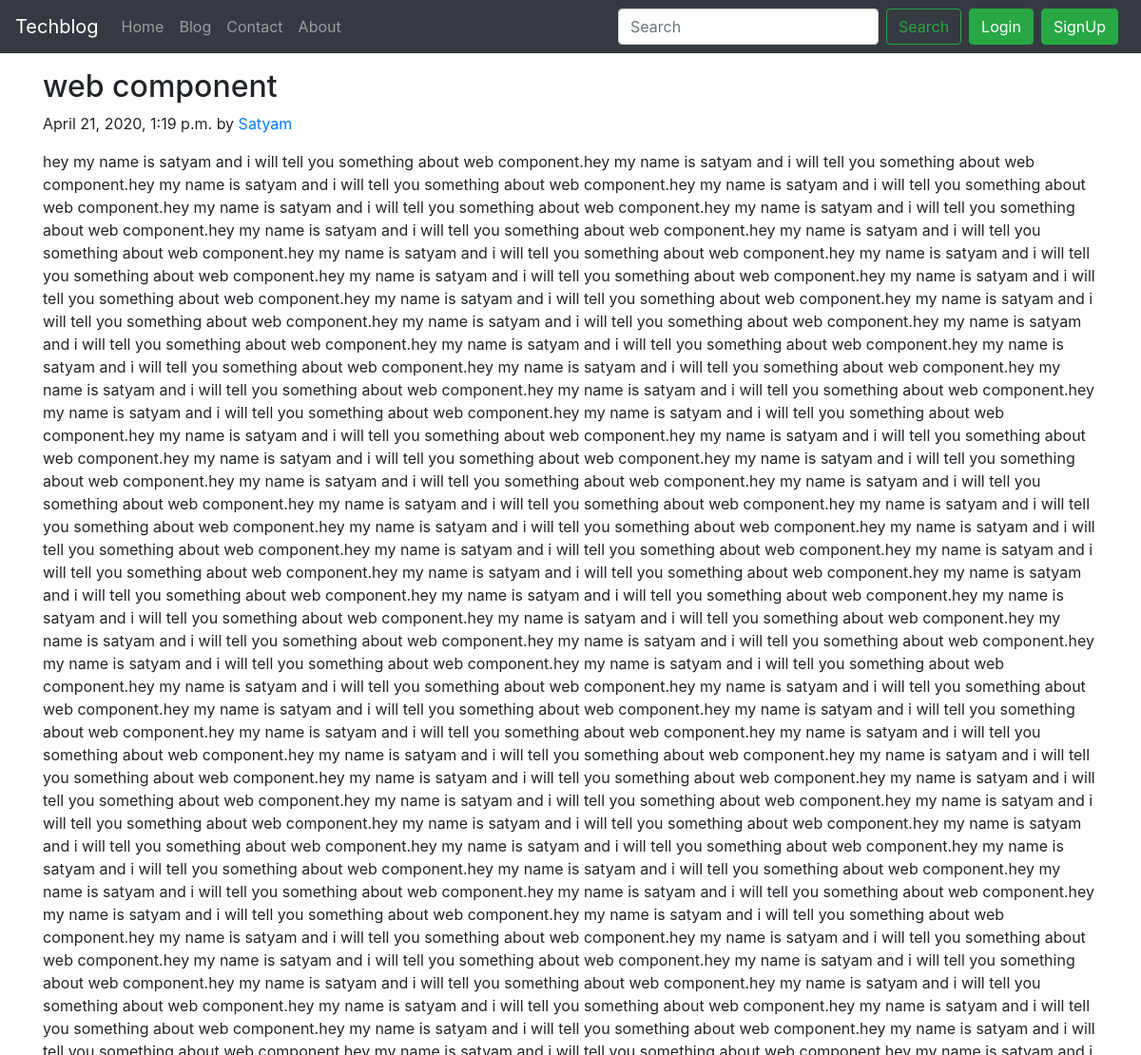
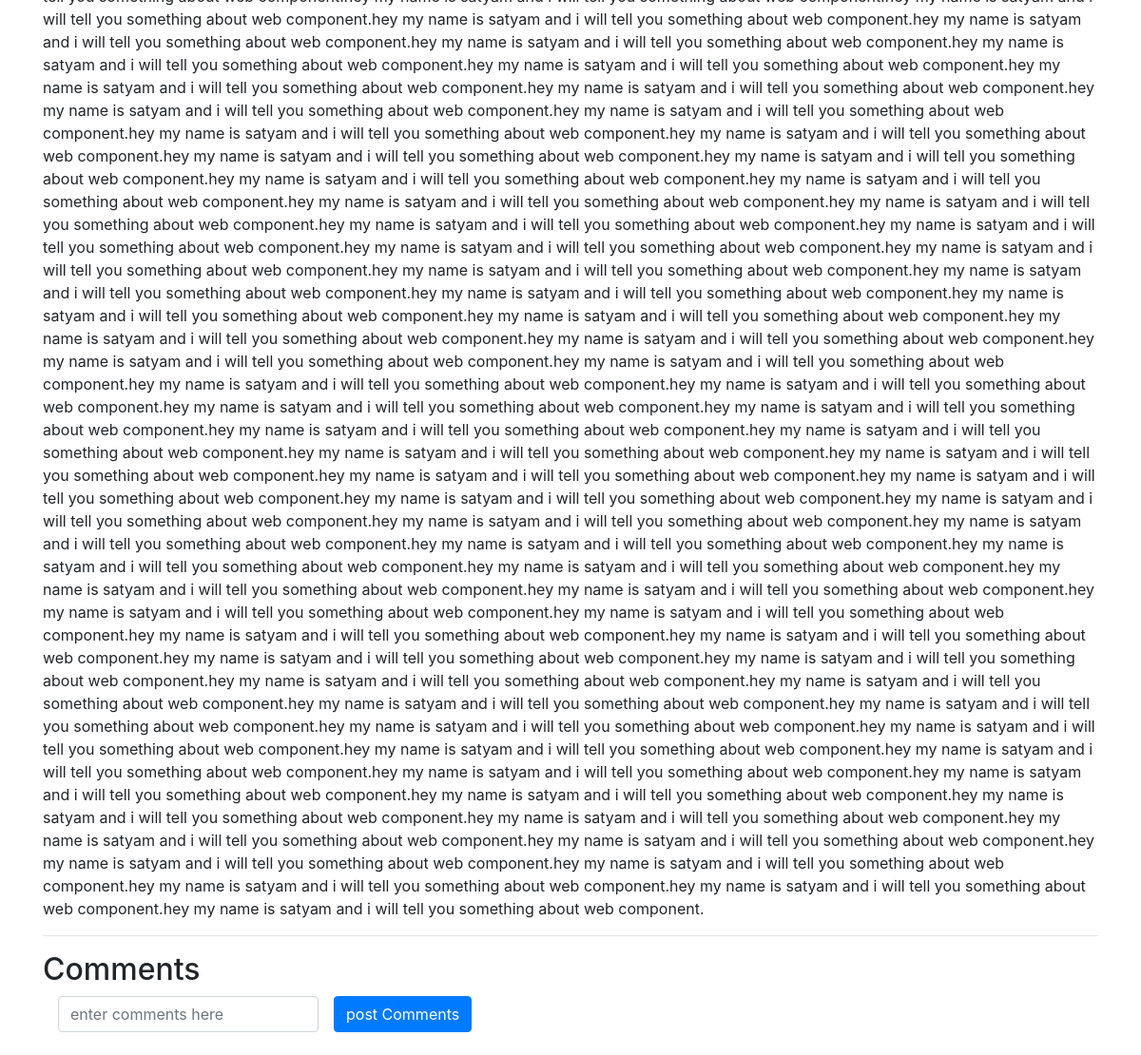
Screenshot of /blog/satyam-gyan with the database file from the repository (2 pictures, top to bottom).
### blog/models.py (models this page shows, shortened)
class Post(models.Model):
    sno = models.AutoField(primary_key = True)
    title = models.CharField(max_length=255)
    author = models.CharField(max_length=30)
    slug = models.CharField(max_length=130)
    content = models.TextField()
    timestamp = models.DateTimeField(blank= True)

### blog/views.py (the view)
# urls.py: path('<str:slug>', views.blogPost, name='blogPost'),
def blogPost(request, slug):
    post = Post.objects.filter(slug=slug).first()
    comments = BlogComment.objects.filter(post=post)
    context = {'post':post, 'comments':comments}
    return render(request, 'blog/blogpost.html', context)

### templates/blog/blogpost.html (shortened to what this page needs)
{% extends 'base.html' %}
{% block body %}
<div class="container my-3">
    <h2 class="blog-post-title"> {{post.title}} </h2>
    <p class="blog-post-meta"> {{post.timestamp}} by <a href="/about"> {{post.author}} </a> </p>
    <p> {{post.content}} </p>
    <hr>
    <div class="contanier my-3">
        <h2> Comments </h2>
        <form action="/blog/postComment" method="post" class="form-inline">
            <div class="form-group mx-sm-3 mb-2">
                <input type="text" name="comment" class="form-control" placeholder="enter comments here">
            </div>
            <button type="submit" class="btn btn-primary mb-2">post Comments</button>
        </form>
    </div>
</div>
{% endblock body %}

### rows the page displays
Post: title "web component", timestamp "April 21, 2020, 1:19 p.m.", author "Satyam", content "hey my name is satyam and i will tell you something about web component.hey my name is satyam and i will tell you something about web component.hey my name is satyam and i will tell you something about web component.hey my name is satyam and i will tell you something about web component.hey my name is satyam and i will tell you something about web component.hey my name is satyam and i will tell you something about web component.hey my name is satyam and i will tell you something about web component.hey my name is satyam and i will tell you something about web component.hey my name is satyam and i will tell you something about web component.hey my name is satyam and i will tell you something…"
